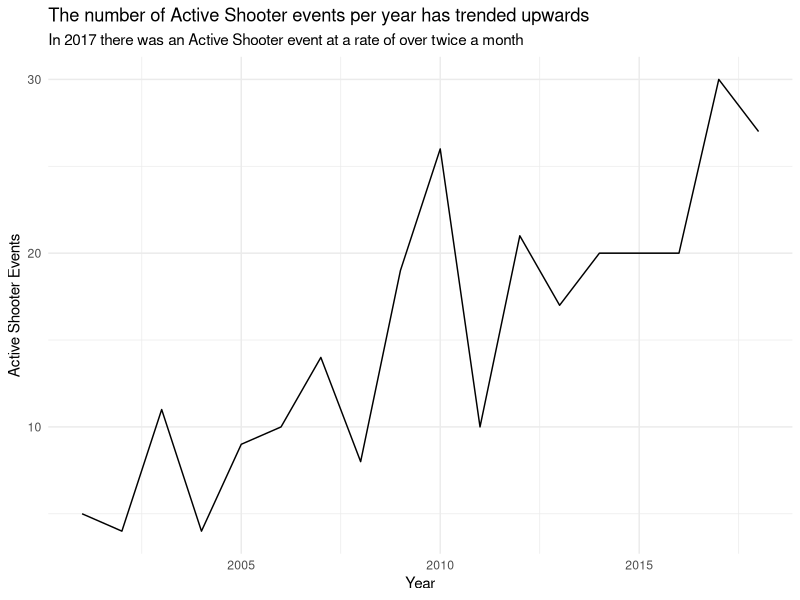
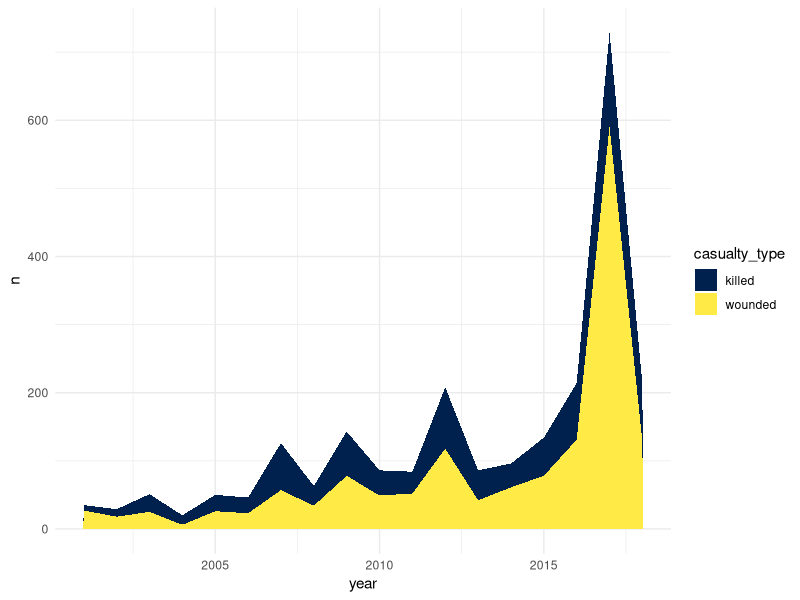
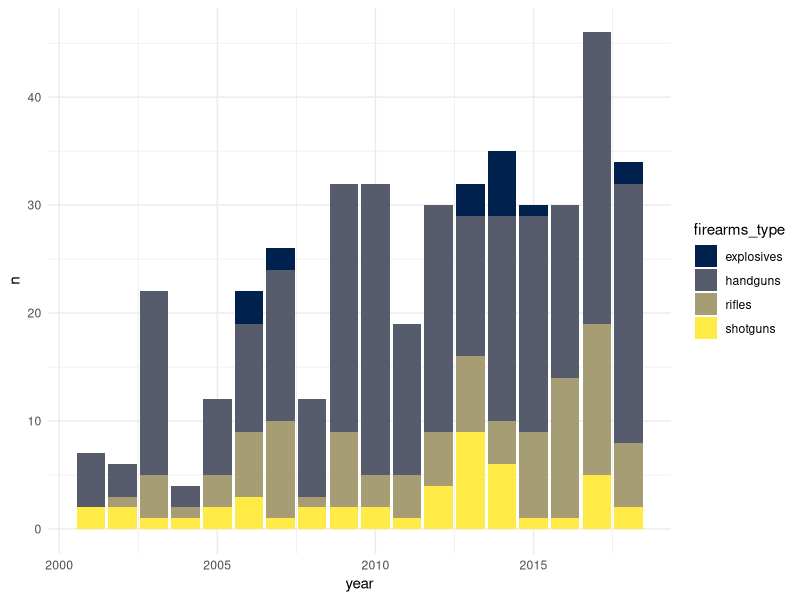
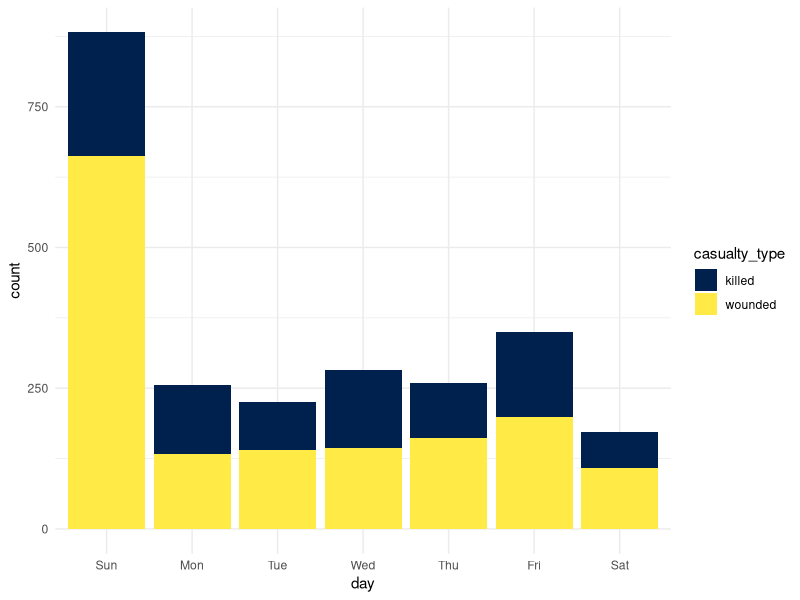
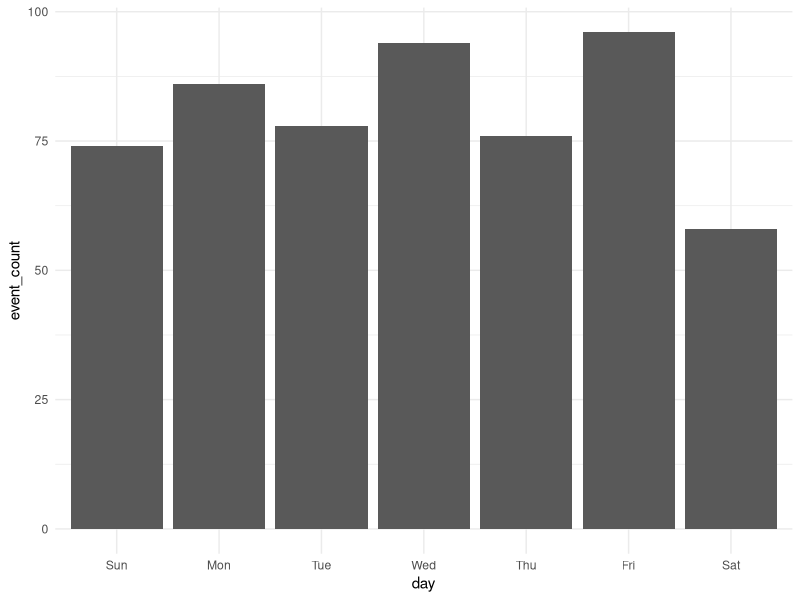
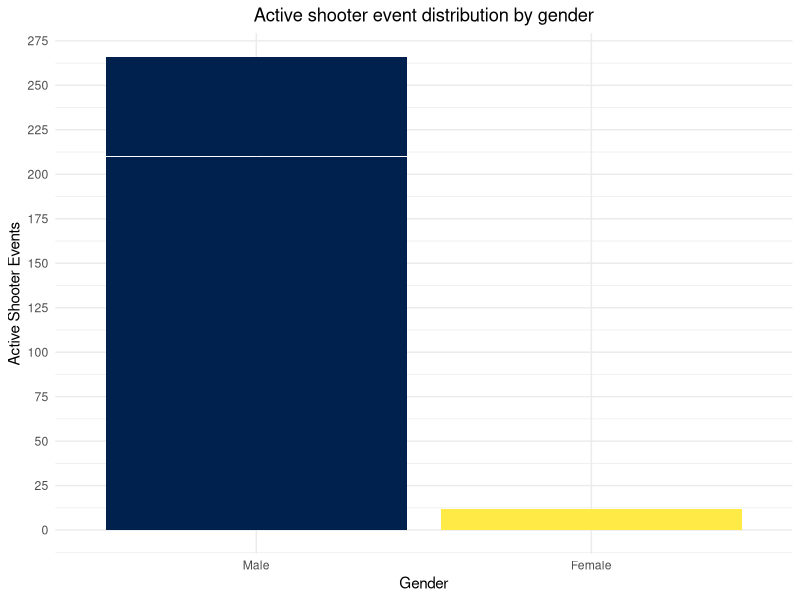
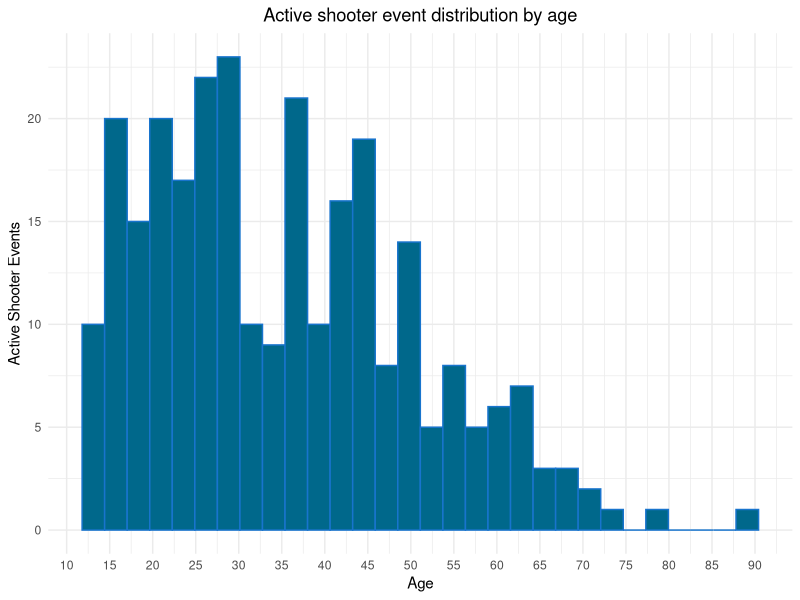

These figures' R source, in order:
## ---- chunk 1
knitr::opts_chunk$set(echo = TRUE)
## ---- chunk 2
## Hello world 

library(here)
library(tidyverse)
library(lubridate)
library(stringr)
library(viridis)
## ---- chunk 3
active_shooters <- read_csv(here::here("fbi_active_shooter", "active_shooters_clean.csv"))
## ---- chunk 4
active_shooters <- active_shooters %>%
  mutate(year = year(date_time), 
         month = month(date_time), 
         hour = hour(date_time), 
         day = wday(date_time, label = TRUE),
         location_type = as_factor(location_type),
         shooter_gender = as_factor(shooter_gender),
         state = as_factor(state))

active_shooters <- active_shooters %>%
  mutate(state = fct_recode(state,
                            "Georgia" = "Georgio",
                            "Virginia" = "Virgina",
                            "Oklahoma" = "Oaklahoma",
                            "Washington D.C." = "D.C."),
         shooter_gender = fct_recode(shooter_gender,
                                     "Male" = "Mae"))
## ---- chunk 5
active_shooters %>% 
  select(event_name, year) %>%
  distinct() %>%
  group_by(year) %>%
  count() %>%
  filter(between(year, 2001, 2018)) %>%
  ggplot(aes(x = year, y = n)) +
  geom_line() +
  theme_minimal() +
  labs(x = "Year", 
       y = "Active Shooter Events", 
       title = "The number of Active Shooter events per year has trended upwards", 
       subtitle = "In 2017 there was an Active Shooter event at a rate of over twice a month")
## ---- chunk 6
active_shooters %>%
  select(event_name, wounded, killed, year) %>%
  group_by(event_name, year) %>%
  summarise(wounded = sum(wounded), killed = sum(killed)) %>%
  gather(casualty_type, count, -event_name, -year) %>%
  ungroup() %>%
  group_by(year, casualty_type) %>%
  summarise(n = sum(count)) %>%
  filter(between(year, 2001, 2018)) %>%
  ggplot(aes(x = year, y = n, fill = casualty_type)) +
  geom_area() +
  scale_fill_viridis(discrete = TRUE, option = "E") +
  theme_minimal()
## ---- chunk 7
active_shooters %>%
  select(event_name, rifles, shotguns, handguns, explosives, year) %>%
  na.omit(.) %>%
  group_by(event_name, year) %>%
  summarise(rifles = sum(rifles), 
            shotguns = sum(shotguns), 
            handguns = sum(handguns), 
            explosives = sum(explosives)) %>%
  gather(firearms_type, count, -event_name, -year) %>%
  group_by(year, firearms_type) %>%
  summarise(n = sum(count)) %>%
  filter(between(year, 2001, 2018)) %>%
  ggplot(aes(x = year, y = n, fill = firearms_type)) +
  geom_col() +
  scale_fill_viridis(discrete = TRUE, option = "E") +
  theme_minimal()
## ---- chunk 8
active_shooters %>%
  select(killed, wounded, day) %>%
  group_by(day) %>%
  summarise(killed = sum(killed), wounded = sum(wounded)) %>%
  gather(casualty_type, count, -day) %>%
  ggplot(aes(x = day, y = count, fill = casualty_type)) +
  geom_col() +
  scale_fill_viridis(discrete = TRUE, option = "E") +
  theme_minimal()

active_shooters %>%
  select(killed, wounded, day, event_name) %>%
  group_by(day) %>%
  summarise(killed = sum(killed), wounded = sum(wounded), event_count = n()) %>%
  gather(casualty_type, count, -day, -event_count) %>%
  ggplot(aes(x = day, y = event_count)) +
  geom_col() +
  scale_fill_viridis(discrete = TRUE, option = "E") +
  theme_minimal()
## ---- chunk 9

active_shooters %>% 
  select(event_name, shooter_gender) %>% 
  group_by(event_name, shooter_gender) %>% 
  na.omit(.) %>%
  count() %>% 
  ggplot(aes(x=shooter_gender, y=n, fill = shooter_gender)) + 
  scale_y_continuous(breaks=seq(0,300,25)) +
  scale_fill_viridis(discrete = TRUE, option = "E") +
  geom_col(show.legend = FALSE) + 
  theme_minimal() +
  theme(plot.title = element_text(hjust = 0.5)) + 
  labs(x = "Gender", 
       y = "Active Shooter Events", 
       title = "Active shooter event distribution by gender"
       ) 
## ---- chunk 10

active_shooters %>% 
  select(event_name, shooter_age) %>% 
  group_by(event_name, shooter_age) %>% 
  na.omit(.) %>% 
  count() %>% 
  ggplot(aes(x=shooter_age)) + 
  geom_histogram(color = "dodgerblue3", fill = "deepskyblue4") + 
  scale_y_continuous(breaks=seq(0,30,5)) +
  scale_x_continuous(breaks=seq(0,100,5)) +
  theme_minimal() + 
  theme(plot.title = element_text(hjust = 0.5)) + 
  labs(x = "Age", 
       y = "Active Shooter Events", 
       title = "Active shooter event distribution by age"
       ) 
